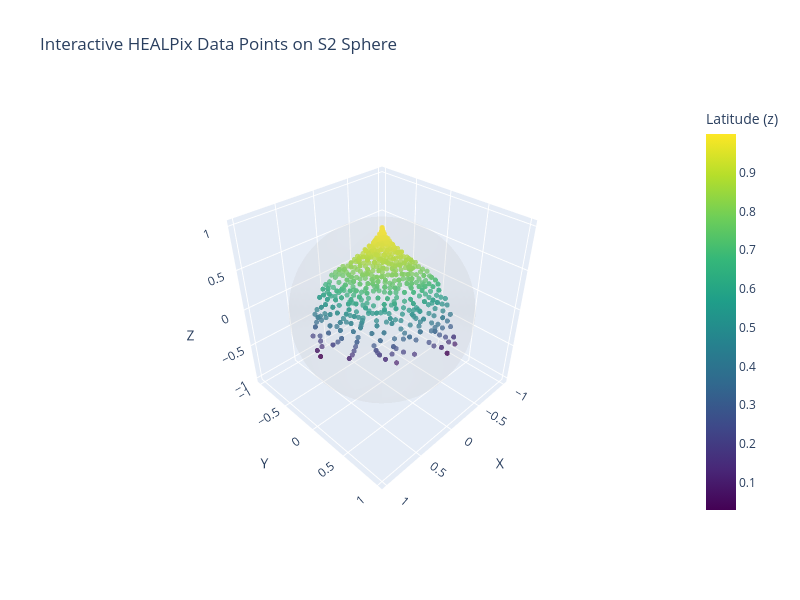

Notebook code for this chart:
### Code cell
import plotly.graph_objects as go

# Create interactive 3D sphere plot
fig = go.Figure()

# Add the data points as scatter3d
fig.add_trace(go.Scatter3d(
    x=x, y=y, z=z,
    mode='markers',
    marker=dict(
        size=3,
        color=z,  # Color by z-coordinate (latitude)
        colorscale='Viridis',
        colorbar=dict(title="Latitude (z)"),
        opacity=0.8
    ),
    name='HEALPix Data Points',
    text=[f'Lon: {lon[i]:.2f}°, Lat: {lat[i]:.2f}°' for i in range(len(lon))],
    hovertemplate='<b>%{text}</b><br>X: %{x:.3f}<br>Y: %{y:.3f}<br>Z: %{z:.3f}<extra></extra>'
))

# Create sphere surface
phi = np.linspace(0, 2*np.pi, 50)
theta = np.linspace(0, np.pi, 50)
phi_grid, theta_grid = np.meshgrid(phi, theta)

x_sphere = np.sin(theta_grid) * np.cos(phi_grid)
y_sphere = np.sin(theta_grid) * np.sin(phi_grid)
z_sphere = np.cos(theta_grid)

# Add sphere surface
fig.add_trace(go.Surface(
    x=x_sphere, y=y_sphere, z=z_sphere,
    opacity=0.1,
    colorscale=[[0, 'lightgray'], [1, 'lightgray']],
    showscale=False,
    name='Unit Sphere'
))

# Update layout for better visualization
fig.update_layout(
    title='Interactive HEALPix Data Points on S2 Sphere',
    scene=dict(
        xaxis_title='X',
        yaxis_title='Y',
        zaxis_title='Z',
        aspectmode='cube',
        camera=dict(
            eye=dict(x=1.5, y=1.5, z=1.5)
        )
    ),
    width=800,
    height=600
)

fig.show()

### Figure 1 — Plotly figure (JSON) as saved in the notebook; plotly's stock layout.template omitted (floating-point values rounded to 4 significant figures; data arrays with more than 128 entries replaced by an {"elided": "..."} marker saying what was removed)
{"data": [{"hovertemplate": "<b>%{text}</b><br>X: %{x:.3f}<br>Y: %{y:.3f}<br>Z: %{z:.3f}<extra></extra>", "marker": {"color": {"elided": "635 float values"}, "colorbar": {"title": {"text": "Latitude (z)"}}, "colorscale": [[0, "#440154"], [0.1111, "#482878"], [0.2222, "#3e4989"], [0.3333, "#31688e"], [0.4444, "#26828e"], [0.5556, "#1f9e89"], [0.6667, "#35b779"], [0.7778, "#6ece58"], [0.8889, "#b5de2b"], [1, "#fde725"]], "opacity": 0.8, "size": 3}, "mode": "markers", "name": "HEALPix Data Points", "text": {"elided": "635 str values"}, "type": "scatter3d", "x": {"elided": "635 float values"}, "y": {"elided": "635 float values"}, "z": {"elided": "635 float values"}}, {"colorscale": [[0, "lightgray"], [1, "lightgray"]], "name": "Unit Sphere", "opacity": 0.1, "showscale": false, "type": "surface", "x": {"elided": "50x50 float values"}, "y": {"elided": "50x50 float values"}, "z": {"elided": "50x50 float values"}}], "layout": {"height": 600, "scene": {"aspectmode": "cube", "camera": {"eye": {"x": 1.5, "y": 1.5, "z": 1.5}}, "xaxis": {"title": {"text": "X"}}, "yaxis": {"title": {"text": "Y"}}, "zaxis": {"title": {"text": "Z"}}}, "title": {"text": "Interactive HEALPix Data Points on S2 Sphere"}, "width": 800}}
